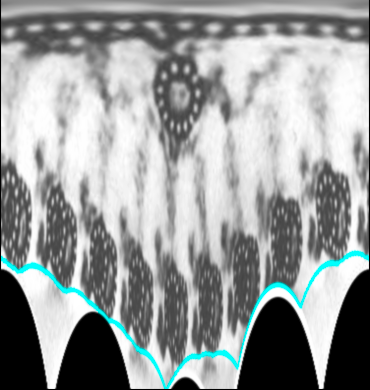
#> input picture cilia_polar_distorted.png, 370 x 390 px
$ python cilia2D_topolar_maxRadius.py --image cilia_polar_distorted.png   (older library calls are emulated)
#> lines starting #> are read from the running program, lines starting #| are printed output that depends on the picture; after the words box and inside, x2 and y2 are one past the last pixel; in counts of white or black regions, pixels touching at a corner belong together
'''
Encloses the outer edge.
Will try to use linearPolar() by detecting the center
and maxRadius
'''

import argparse
import cv2
import imutils
import numpy as np
from matplotlib import pyplot as plt
import math

#loading the image

ap = argparse.ArgumentParser()
ap.add_argument("-i", "--image", required = True, help = "path to input image")
args = vars(ap.parse_args())


def contoursConvexHull(contours):
    pts = []
    for i in range(0, len(contours)):
        for j in range(0, len(contours[i])):
            pts.append(contours[i][j])

    pts = np.array(pts)
    #print (pts)
    result = cv2.convexHull(pts)
    return result

#Prepares the image for contouring
image = cv2.imread(args["image"])
#> image is the input picture: shape (390, 370, 3); mean B, G, R 156.6, 156.7, 152.8
gray = cv2.cvtColor(image, cv2.COLOR_BGR2GRAY)
blurred = cv2.GaussianBlur(gray, (5,5), 0)
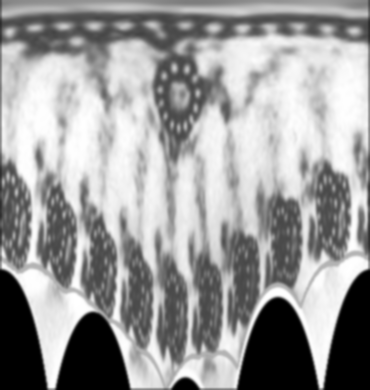
#> blurred: shape (390, 370); min 0, max 255, mean 155.7
thresh = cv2.threshold(blurred, 60, 255, cv2.THRESH_BINARY)[1]
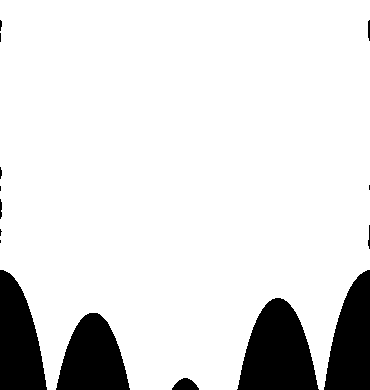
#> thresh: shape (390, 370); 88% white; 15 black regions (7 under 20 px), largest, box (x1, y1, x2, y2) and area: (237, 298, 319, 390) 5167, (0, 270, 47, 390) 3997, (56, 313, 130, 390) 3935
imageCanny = cv2.Canny(blurred, 100, 200, 3)
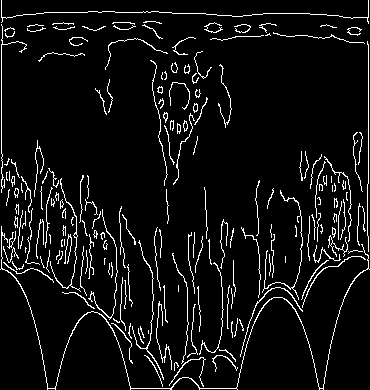
#> imageCanny: shape (390, 370); 6.6% white in thin lines or dots

img, contours, hierarchy = cv2.findContours(imageCanny, cv2.RETR_EXTERNAL, cv2.CHAIN_APPROX_SIMPLE)
#> contours = 189 contours, 170 with area under 20; largest, box (x1, y1, x2, y2) and area: (0, 226, 370, 390) 141, (50, 178, 81, 292) 40, (132, 240, 164, 380) 38, (240, 287, 303, 357) 35, (328, 235, 348, 257) 32
#cv2.drawContours(image, contours, -1, (0,255,255), 2)


ConvexHullPoints = contoursConvexHull(contours)
#> after the loop in contoursConvexHull, `for i in range(0, len(contours)):`: pts = 6651 items, first 6: [[175, 362]], [[174, 363]], [[174, 370]], [[174, 363]], [[175, 362]], [[177, 364]]
#> in contoursConvexHull, `pts = np.array(pts)`: pts = contour of 6651 points, box (x1, y1, x2, y2) (0, 0, 370, 390), area 24249
#> in contoursConvexHull, `result = cv2.convexHull(pts)`: result = [[369, 269], [323, 389], [47, 389], [0, 269], [1, 0], [368, 0]]
#> ConvexHullPoints has the same summary as result in contoursConvexHull
cv2.polylines(image, [ConvexHullPoints], True, (0,255,255), 2)
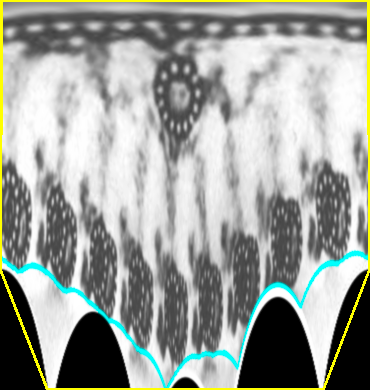
#> image: shape (390, 370, 3); 2.32% of pixels changed, all inside (x1, y1, x2, y2) = (0, 0, 370, 390)

#polylines() gives the required outer edge
#now we find the center of this contour (edge)
#which will serve as the center for linearPolar()


#Takes the area as parameter to find center
c = max(contours, key = cv2.contourArea)
#> c = contour of 782 points, box (x1, y1, x2, y2) (0, 226, 370, 390), area 141
M = cv2.moments(c)
#> M = moments, m00 141, centre m10/m00, m01/m00 = (180.8, 312.3)
if M["m00"] != 0:
    cX = int(M["m10"] / M["m00"])
#> cX = 180
    cY = int(M["m01"] / M["m00"])
#> cY = 312
    print (cX,cY)
#| 180 312
else:
    cX, cY = 0,0
    print (cX,cY)

    #cv2.circle(image, (cX, cY), 7, (255, 255, 255), -1)
    #cv2.putText(image, "center", (cX - 20, cY - 20), cv2.FONT_HERSHEY_SIMPLEX, 0.5, (255, 255, 255), 2)

'''
looks like we are getting the center of the external contour [232, 192]
but it doesn't display in the image, what the last two lines of code should do
we can try opening the image in matplotlib to approximate if the center is close
to [232, 192]
'''


'''
linearPolar(src, center, maxRadius, flags)
We already have the center (cX, cY). We need to find the maxRadius,
i.e. distance from the center to the farthest point on the contour
'''


'''
ConvexHullPoints is the array that stores the location of the values
of the exterior contour. We will loop over this array, and for every point,
calcualte the distance of that point from the center (cX, cY). ConvexHullPoint
has 35 points.
'''
cpts = []
cpts.append(ConvexHullPoints)
cpts = np.array(cpts)
# [6 lines of commented-out code are left out]
'''
d = math.sqrt(math.pow(cX - cpts[0,1][0][0], 2) + math.pow(cY - cpts[0,1][0][1], 2))
print(d)
'''

for i in range(0, int(cpts.size/2)):
    radiusArr = []
    distance = math.sqrt(math.pow(cX - cpts[0,i][0][0], 2) + math.pow(cY - cpts[0,i][0][1], 2))
    radiusArr.append(distance)
#> this loop made 6 passes
#> distance on passes 1 to 6: 193.8, 162.4, 153.7, 185.1, 359.7, 364.3
    #print (radiusArr)


polarImage = cv2.linearPolar(image, (cX,cY), 240, cv2.INTER_LINEAR+cv2.WARP_FILL_OUTLIERS)
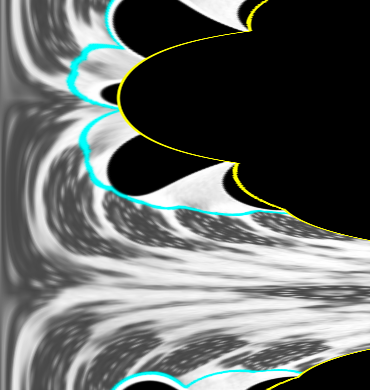
#> polarImage: shape (390, 370, 3); mean B, G, R 103.1, 105.1, 100.8

'''
Rotating the image
rows, cols = polarImage.shape
R = cv2.getRotationMatrix2D((cols/2, rows/2), 90, 1)
dst = cv2.warpAffine(polarImage, R, (cols, rows))
'''

#plt.imshow(image, cmap = 'gray', interpolation = 'bicubic')
plt.imshow(polarImage, cmap = 'gray', interpolation = 'bicubic')
#cv2.imshow("Flatten", polarImage)
plt.xticks([]), plt.yticks([])
plt.show()

$ run again, on Cat_detector/Girl_and_cat.jpg
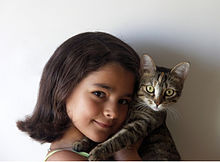
#> input picture Cat_detector/Girl_and_cat.jpg, 220 x 162 px
#> image is the input picture: shape (162, 220, 3); mean B, G, R 127.7, 132.5, 142.2
#> `thresh = cv2.threshold(blurred, 60, 255, cv2.THRESH_BINARY)[1]`:
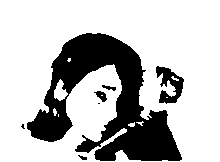
#> thresh: shape (162, 220); 73.9% white; 7 black regions (2 under 20 px), largest, box (x1, y1, x2, y2) and area: (27, 33, 182, 161) 8616, (156, 66, 184, 104) 539, (94, 91, 107, 102) 76, (102, 85, 116, 91) 42, (78, 155, 87, 160) 24
#> imageCanny: shape (162, 220); 4.4% white in thin lines or dots, all inside (x1, y1, x2, y2) = (16, 31, 202, 162)
#> contours = 32 contours, 26 with area under 20; largest, box (x1, y1, x2, y2) and area: (16, 117, 72, 162) 62, (137, 71, 165, 111) 56, (29, 31, 150, 119) 52, (62, 120, 142, 162) 50, (66, 62, 109, 142) 50, (89, 118, 107, 127) 24
#> the loop in contoursConvexHull, `for i in range(0, len(contours)):` made 32 passes
#> after the loop in contoursConvexHull, `for i in range(0, len(contours)):`: pts = 1284 items, first 6: [[97, 160]], [[119, 160]], [[119, 149]], [[117, 151]], [[116, 151]], [[115, 152]]
#> in contoursConvexHull, `pts = np.array(pts)`: pts = contour of 1284 points, box (x1, y1, x2, y2) (16, 31, 202, 162), area 3874
#> result = contour of 24 points, box (x1, y1, x2, y2) (16, 31, 202, 162), area 18008
#> ConvexHullPoints has the same summary as result in contoursConvexHull
#> image: shape (162, 220, 3); 3.94% of pixels changed, all inside (x1, y1, x2, y2) = (15, 30, 203, 162)
#> c = contour of 122 points, box (x1, y1, x2, y2) (16, 117, 72, 162), area 62
#> M = moments, m00 62, centre m10/m00, m01/m00 = (47.53, 144.4)
#> cX = 47
#> cY = 144
#| 47 144
#> the loop `for i in range(0, int(cpts.size/2)):` made 24 passes
#> distance on passes 1 to 8: 154.8, 44.38, 17.26, 32.65, 34.48, 36.89, 37.8, 78.06
#> `polarImage = cv2.linearPolar(image, (cX,cY), 240, cv2.INTER_LINEAR+cv2..`:
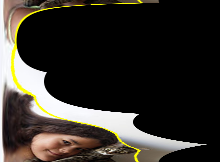
#> polarImage: shape (162, 220, 3); mean B, G, R 42.6, 48.1, 52.3

$ run again, on Cat_detector/maxresdefault.jpg
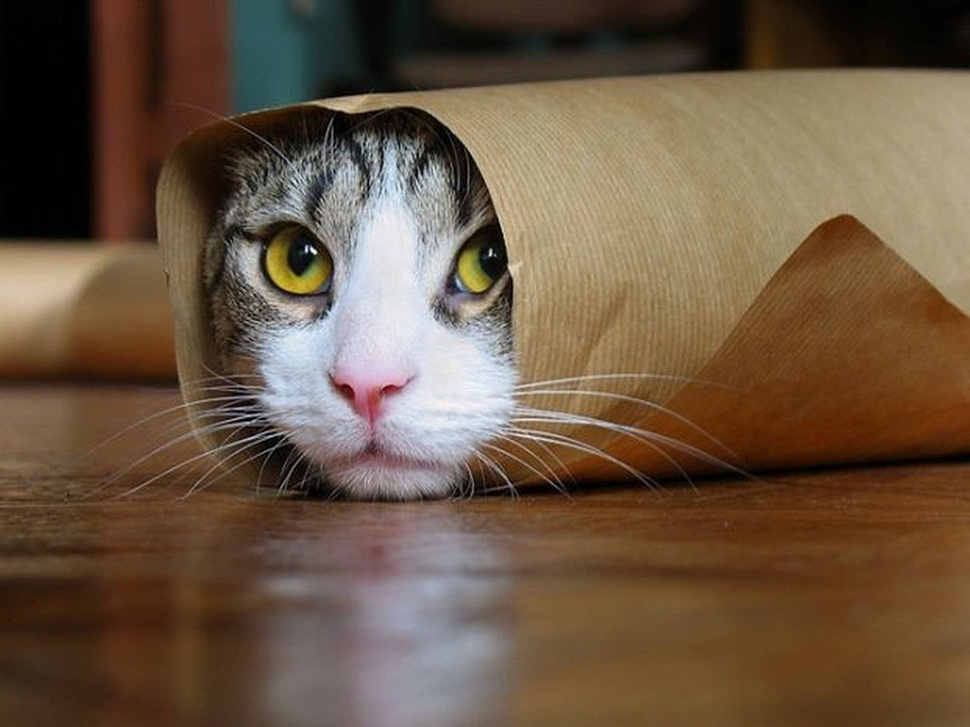
#> input picture Cat_detector/maxresdefault.jpg, 970 x 727 px, shrunk from 1600 x 1200 before the run
#> image is the input picture: shape (727, 970, 3); mean B, G, R 66.6, 86.7, 107.4
#> `thresh = cv2.threshold(blurred, 60, 255, cv2.THRESH_BINARY)[1]`:
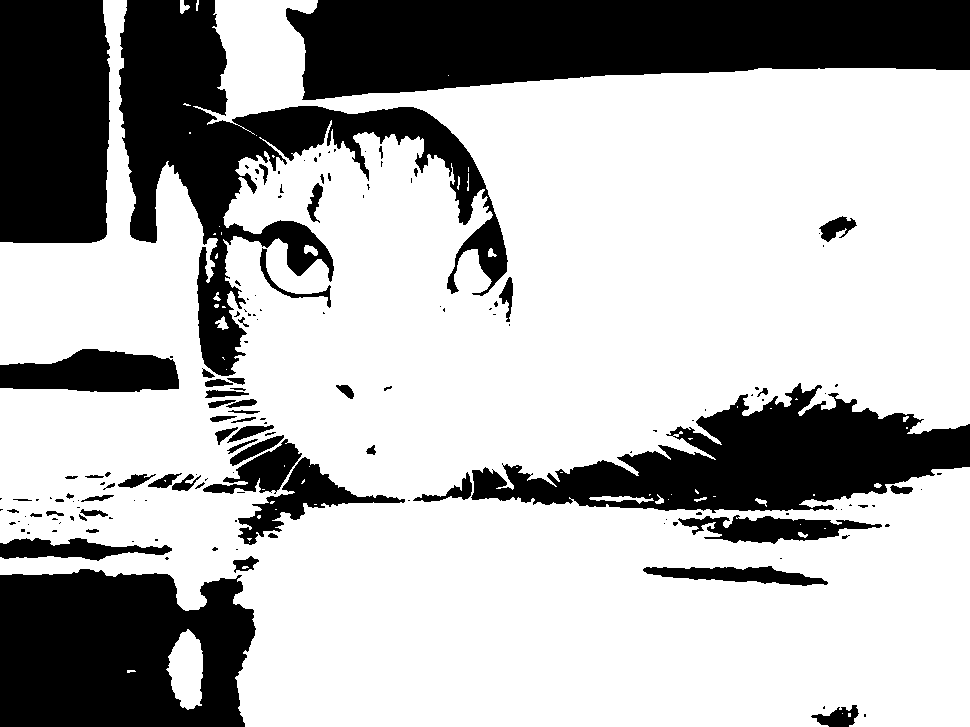
#> thresh: shape (727, 970); 70.2% white; 159 black regions (98 under 20 px), largest, box (x1, y1, x2, y2) and area: (286, 0, 970, 100) 52286, (119, 0, 508, 376) 39978, (0, 569, 256, 727) 33998
#> imageCanny: shape (727, 970); 1.6% white in thin lines or dots, all inside (x1, y1, x2, y2) = (124, 82, 970, 501)
#> contours = 228 contours, 189 with area under 20; largest, box (x1, y1, x2, y2) and area: (325, 117, 348, 185) 191, (743, 214, 887, 315) 106, (469, 449, 514, 499) 70, (889, 247, 970, 318) 65, (193, 434, 285, 490) 62
#> after the loop in contoursConvexHull, `for i in range(0, len(contours)):`: pts = 9378 items, first 6: [[394, 489]], [[394, 490]], [[395, 491]], [[395, 492]], [[396, 493]], [[396, 494]]
#> in contoursConvexHull, `pts = np.array(pts)`: pts = contour of 9378 points, box (x1, y1, x2, y2) (124, 82, 970, 501), area 50205
#> result = contour of 25 points, box (x1, y1, x2, y2) (124, 82, 970, 501), area 261186
#> ConvexHullPoints has the same summary as result in contoursConvexHull
#> image: shape (727, 970, 3); 0.86% of pixels changed, all inside (x1, y1, x2, y2) = (123, 81, 970, 502)
#> c = contour of 217 points, box (x1, y1, x2, y2) (325, 117, 348, 185), area 191
#> M = moments, m00 191, centre m10/m00, m01/m00 = (330.3, 164.4)
#> cX = 330
#> cY = 164
#| 330 164
#> the loop `for i in range(0, int(cpts.size/2)):` made 25 passes
#> distance on passes 1 to 8: 656.8, 656.1, 451.9, 379.4, 361.6, 344.1, 363.9, 385
#> `polarImage = cv2.linearPolar(image, (cX,cY), 240, cv2.INTER_LINEAR+cv2..`:
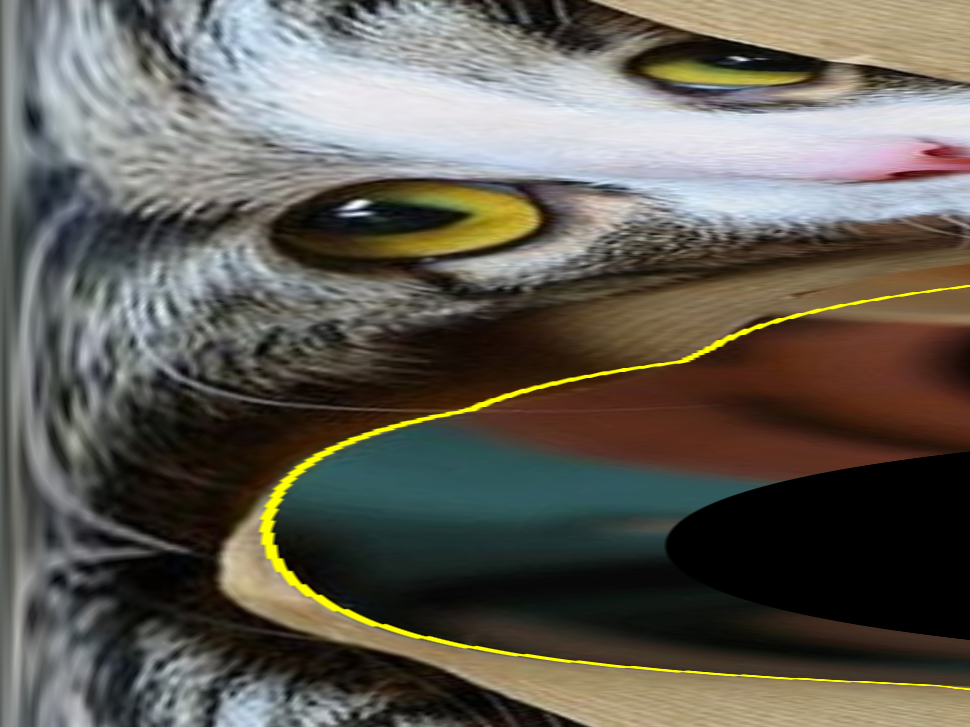
#> polarImage: shape (727, 970, 3); mean B, G, R 84.7, 93.6, 97.4
